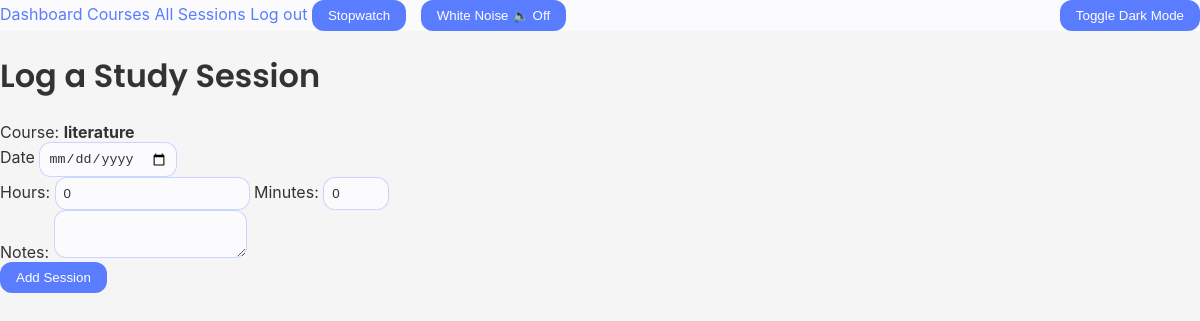
/sessions/add/1 (signed in), run on an earlier commit of the app's database.
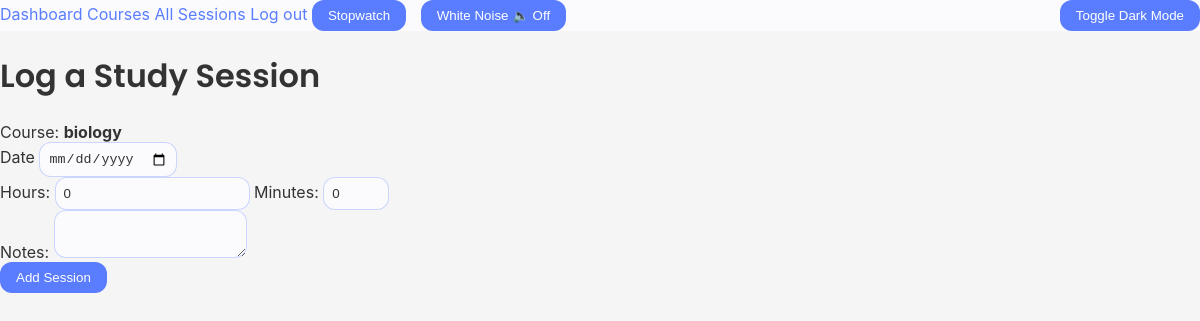
And on a later commit of the database.
### models.py (models this page shows, shortened)
class Course(db.Model, UserMixin):
    id = db.Column(db.Integer, primary_key=True)
    coursename = db.Column(db.String(150),nullable=False)
    description = db.Column(db.Text, nullable=False)
    status = db.Column(db.String(20), nullable=False, default='planned')
    createdat = db.Column(db.DateTime, default=datetime.utcnow)
    manual_hours = db.Column(db.Integer, default=0)
    total_hours = db.Column(db.Integer, nullable=False, default=0)
    user_id = db.Column(db.Integer, db.ForeignKey('user.id'), nullable=False) # links the course to a user
    sess = db.relationship('Sess', backref='course', lazy=True, cascade="all, delete-orphan")
    tags = db.Column(db.String(200))

### app.py (the view, shortened to what this page needs)
    @app.route('/sessions/add/<int:course_id>', methods=['GET', 'POST'])
    @login_required
    def add_session(course_id):
        course = Course.query.get_or_404(course_id)
        if course.user_id != current_user.id:
            flash('Unauthorized', 'danger')
            return redirect(url_for('dashboard'))
        return render_template('add_session.html', course=course)

### templates/add_session.html (shortened to what this page needs)
{% extends "base.html" %}
{% block content %}
<h1>Log a Study Session</h1>
<form method="POST" action="{{ url_for('add_session', course_id=course.id) }}">
    <label for="course_id">Course:</label>
    <strong>{{ course.coursename }}</strong>
    <br>
    <label for="date">Date</label>
    <input type="date" name="date" required>
    <br>
    <label for="Hours">Hours:</label>
    <input type="number" name="hours" min="0" value="0">
    <label for="minutes">Minutes:</label>
    <input type="number" name="minutes" min="0" max="59" value="0">
    <br>
    <label for="notes">Notes:</label>
    <textarea name="notes"></textarea>
    <br>
    <button type="submit">Add Session</button>
</form>
{% endblock %}

What changed in the data, as far as the page shows it:
changed Course: coursename "literature" → "biology"
